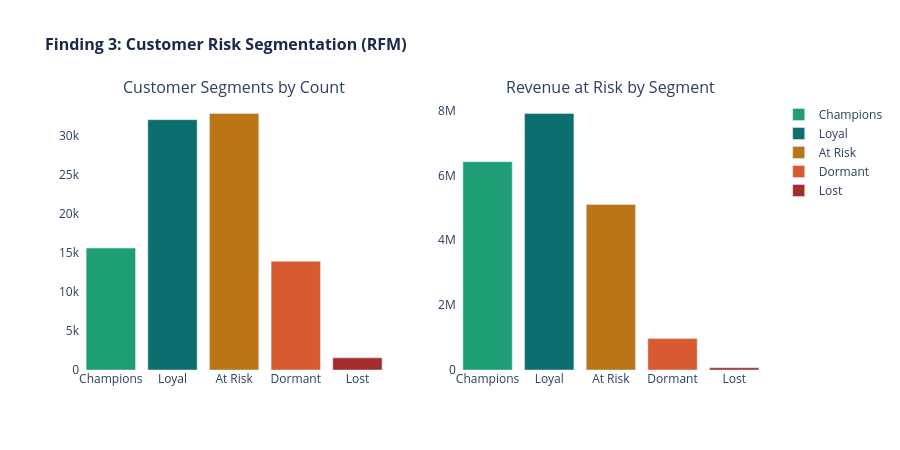

Notebook cell for this chart:
### Code cell
# RFM Analysis — Recency, Frequency, Monetary
snapshot_date = master['order_purchase_timestamp'].max()

rfm = (master
    .groupby('customer_unique_id')
    .agg(
        recency   = ('order_purchase_timestamp',
                     lambda x: (snapshot_date - x.max()).days),
        frequency = ('order_id', 'nunique'),
        monetary  = ('revenue', 'sum'))
    .reset_index())

# Score each dimension 1-4
rfm['R_score'] = pd.qcut(
    rfm['recency'],   4, labels=[4,3,2,1]).astype(int)
rfm['F_score'] = pd.qcut(
    rfm['frequency'].rank(method='first'),
    4, labels=[1,2,3,4]).astype(int)
rfm['M_score'] = pd.qcut(
    rfm['monetary'],  4, labels=[1,2,3,4]).astype(int)

rfm['RFM_score'] = rfm['R_score'] + rfm['F_score'] + rfm['M_score']

# Segment customers
def segment(score):
    if score >= 10: return 'Champions'
    elif score >= 8: return 'Loyal'
    elif score >= 6: return 'At Risk'
    elif score >= 4: return 'Dormant'
    else: return 'Lost'

rfm['segment'] = rfm['RFM_score'].apply(segment)

# Segment summary
seg_summary = (rfm
    .groupby('segment')
    .agg(
        customers = ('customer_unique_id', 'count'),
        avg_spend = ('monetary', 'mean'),
        avg_days  = ('recency', 'mean'))
    .reset_index()
    .sort_values('avg_spend', ascending=False))

seg_summary['revenue_at_risk'] = (
    seg_summary['avg_spend'] * seg_summary['customers'])

# Colour map
color_map = {
    'Champions': '#1D9E75',
    'Loyal':     '#0D6E6E',
    'At Risk':   '#BA7517',
    'Dormant':   '#D85A30',
    'Lost':      '#A32D2D'}

fig3 = make_subplots(
    rows=1, cols=2,
    subplot_titles=(
        'Customer Segments by Count',
        'Revenue at Risk by Segment'))

for seg in seg_summary['segment']:
    row_data = seg_summary[seg_summary['segment'] == seg]
    fig3.add_trace(
        go.Bar(
            x=[seg],
            y=row_data['customers'],
            name=seg,
            marker_color=color_map[seg],
            showlegend=True),
        row=1, col=1)
    fig3.add_trace(
        go.Bar(
            x=[seg],
            y=row_data['revenue_at_risk'],
            name=seg,
            marker_color=color_map[seg],
            showlegend=False),
        row=1, col=2)

fig3.update_layout(
    height=450,
    title_text='<b>Finding 3: Customer Risk Segmentation (RFM)</b>',
    title_font=dict(size=16, color='#1B2A4A'),
    plot_bgcolor='white',
    paper_bgcolor='white',
    barmode='group')

fig3.show()

# Key numbers
at_risk = seg_summary[
    seg_summary['segment'].isin(['At Risk', 'Dormant'])]
total_at_risk_rev = at_risk['revenue_at_risk'].sum()
at_risk_customers = at_risk['customers'].sum()

print(f"\n📊 FINDING 3 — KEY NUMBERS:")
print(f"Total customers analysed: {len(rfm):,}")
for _, row in seg_summary.iterrows():
    print(f"  {row['segment']:<12} "
          f"{row['customers']:>6,} customers  "
          f"avg spend ${row['avg_spend']:>8,.2f}  "
          f"revenue at risk ${row['revenue_at_risk']:>12,.0f}")
print(f"\n⚠️  At Risk + Dormant: {at_risk_customers:,} customers")
print(f"⚠️  Revenue at risk:   ${total_at_risk_rev:,.0f}")

### Figure 1 — Plotly figure (JSON) as saved in the notebook; plotly's stock layout.template omitted (floating-point values rounded to 4 significant figures)
{"data": [{"marker": {"color": "#1D9E75"}, "name": "Champions", "showlegend": true, "type": "bar", "x": ["Champions"], "xaxis": "x", "y": [15625], "yaxis": "y"}, {"marker": {"color": "#1D9E75"}, "name": "Champions", "showlegend": false, "type": "bar", "x": ["Champions"], "xaxis": "x2", "y": [6421000.0], "yaxis": "y2"}, {"marker": {"color": "#0D6E6E"}, "name": "Loyal", "showlegend": true, "type": "bar", "x": ["Loyal"], "xaxis": "x", "y": [32090], "yaxis": "y"}, {"marker": {"color": "#0D6E6E"}, "name": "Loyal", "showlegend": false, "type": "bar", "x": ["Loyal"], "xaxis": "x2", "y": [7907000.0], "yaxis": "y2"}, {"marker": {"color": "#BA7517"}, "name": "At Risk", "showlegend": true, "type": "bar", "x": ["At Risk"], "xaxis": "x", "y": [32881], "yaxis": "y"}, {"marker": {"color": "#BA7517"}, "name": "At Risk", "showlegend": false, "type": "bar", "x": ["At Risk"], "xaxis": "x2", "y": [5105000.0], "yaxis": "y2"}, {"marker": {"color": "#D85A30"}, "name": "Dormant", "showlegend": true, "type": "bar", "x": ["Dormant"], "xaxis": "x", "y": [13942], "yaxis": "y"}, {"marker": {"color": "#D85A30"}, "name": "Dormant", "showlegend": false, "type": "bar", "x": ["Dormant"], "xaxis": "x2", "y": [968000.0], "yaxis": "y2"}, {"marker": {"color": "#A32D2D"}, "name": "Lost", "showlegend": true, "type": "bar", "x": ["Lost"], "xaxis": "x", "y": [1558], "yaxis": "y"}, {"marker": {"color": "#A32D2D"}, "name": "Lost", "showlegend": false, "type": "bar", "x": ["Lost"], "xaxis": "x2", "y": [68880.0], "yaxis": "y2"}], "layout": {"annotations": [{"font": {"size": 16}, "showarrow": false, "text": "Customer Segments by Count", "x": 0.225, "xanchor": "center", "xref": "paper", "y": 1, "yanchor": "bottom", "yref": "paper"}, {"font": {"size": 16}, "showarrow": false, "text": "Revenue at Risk by Segment", "x": 0.775, "xanchor": "center", "xref": "paper", "y": 1, "yanchor": "bottom", "yref": "paper"}], "barmode": "group", "height": 450, "paper_bgcolor": "white", "plot_bgcolor": "white", "title": {"font": {"color": "#1B2A4A", "size": 16}, "text": "<b>Finding 3: Customer Risk Segmentation (RFM)</b>"}, "xaxis": {"anchor": "y", "domain": [0, 0.45]}, "xaxis2": {"anchor": "y2", "domain": [0.55, 1]}, "yaxis": {"anchor": "x", "domain": [0, 1]}, "yaxis2": {"anchor": "x2", "domain": [0, 1]}}}
